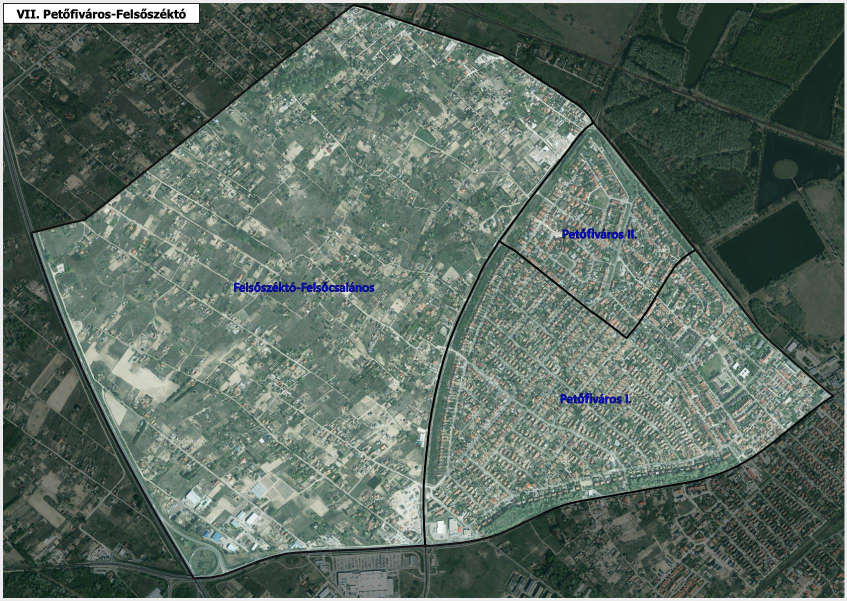
#> input picture data/neighborhoods/sources/municipal-kecskemet-outer-next/figure79-source.jpeg, 1694 x 1202 px, found by its file name (shown at 1/2 size)
$ python fit-image-registration.py
#> lines starting #> are read from the running program, lines starting #| are printed output that depends on the picture
#!/usr/bin/env python3
import argparse,hashlib,json
from pathlib import Path
import numpy as np
from PIL import Image,ImageDraw
from scipy.signal import fftconvolve
P=Path(__file__).resolve().parent
SRC=Path('/workspace/ingatlan/data/neighborhoods/sources/municipal-kecskemet-outer-next/figure79-source.jpeg');DST=P.parents[2]/'figure78-p166-xref204.jpeg'
def sha(p):return hashlib.sha256(p.read_bytes()).hexdigest()
def enc(v):return(json.dumps(v,ensure_ascii=False,indent=2,allow_nan=False)+'\n').encode()
def local_sums(a,h,w):
 c=np.pad(a,((1,0),(1,0))).cumsum(0).cumsum(1);return c[h:,w:]-c[:-h,w:]-c[h:,:-w]+c[:-h,:-w]
def build(check=False):
#> called with check = False
 A=Image.open(SRC).convert('L');B=np.asarray(Image.open(DST).convert('L')).astype(float)
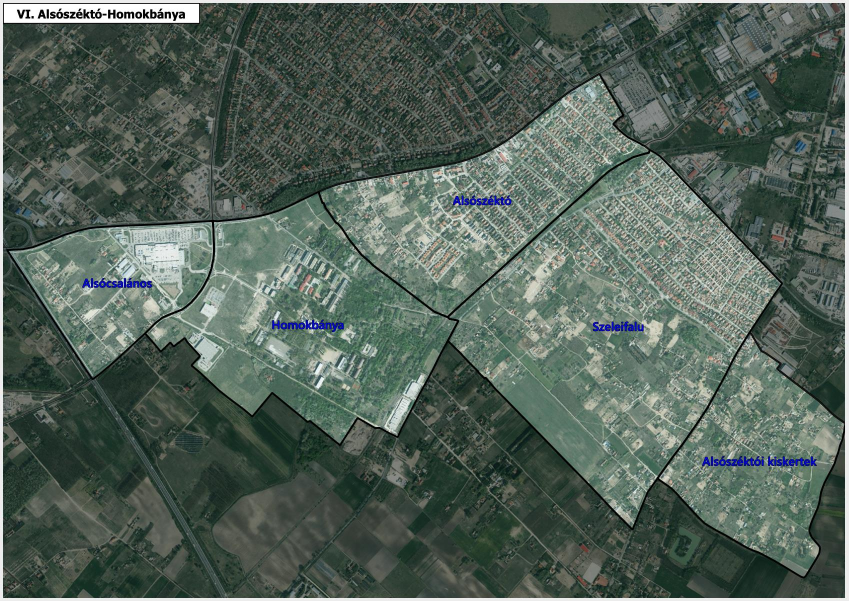
#> input picture data/neighborhoods/sources/municipal-kecskemet-figure78-first/figure78-p166-xref204.jpeg, 1698 x 1202 px, found by its file name (shown at 1/2 size)
 records=[];patchsize=64;template_size=56;scale=template_size/patchsize;offset=np.array([-309.75,-512.])
 for row,y in enumerate([750,878,1006,1134]):
  for col,x in enumerate([450,578,706,834,962,1090,1218,1346,1474,1602]):
   left=x-patchsize//2;top=y-patchsize//2;center=np.array([x-.5,y-.5]);template=np.asarray(A.crop((left,top,left+patchsize,top+patchsize)).resize((template_size,template_size),Image.Resampling.BICUBIC)).astype(float);template-=template.mean();normt=np.sqrt((template*template).sum())
   predicted=center*scale+offset;guess=predicted-(template_size-1)/2;lx=max(0,int(guess[0])-24);ly=max(0,int(guess[1])-24);rx=min(B.shape[1],int(guess[0])+template_size+25);ry=min(B.shape[0],int(guess[1])+template_size+25);region=B[ly:ry,lx:rx]
   sums=local_sums(region,template_size,template_size);var=np.maximum(0,local_sums(region*region,template_size,template_size)-sums*sums/(template_size**2));ncc=fftconvolve(region,template[::-1,::-1],mode='valid')/np.maximum(np.sqrt(var)*normt,1e-9);py,px=np.unravel_index(np.argmax(ncc),ncc.shape);sub=[]
   for k,(u,v)in enumerate([(px,py),(py,px)]):
    arr=ncc if k==0 else ncc.T
    if 0<u<arr.shape[1]-1:
     before,middle,after=arr[v,u-1:u+2];den=before-2*middle+after;delta=.5*(before-after)/den if abs(den)>1e-12 else 0
    else:delta=0
    sub.append(float(np.clip(delta,-.5,.5)))
   target=[lx+int(px)+sub[0]+(template_size-1)/2,ly+int(py)+sub[1]+(template_size-1)/2]
   records.append({'id':f'r{row}c{col}','sourcePatchCenter':center.tolist(),'sourcePatchBox':[left,top,left+patchsize,top+patchsize],'targetMatchedCenter':target,'targetSearchBox':[lx,ly,rx,ry],'targetTemplateSize':template_size,'normalizedCrossCorrelation':float(ncc[py,px]),'trainingPartition':(row+col)%2==0,'usableTextureMatch':float(ncc[py,px])>=.85})
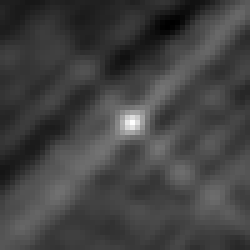
#> ncc: shape (50, 50) float64 (shown 5 times larger); min -0.146, max 0.846, mean 0.113; drawn with min black and max white
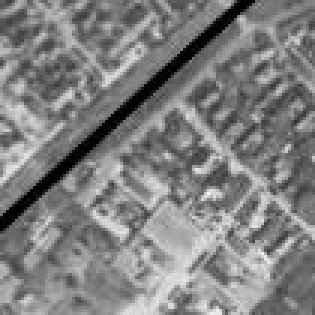
#> region: shape (105, 105) float64 (shown 3 times larger); min 0, max 248, mean 127.8
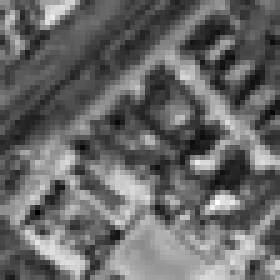
#> template: shape (56, 56) float64 (shown 5 times larger); min -53.59, max 77.41, mean 0; drawn with min black and max white
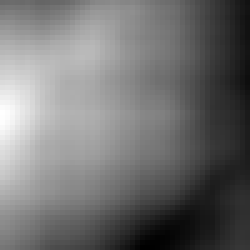
#> var: shape (50, 50) float64 (shown 5 times larger); min 4469262.4, max 7870914.8, mean 5985635.9; drawn with min black and max white
#> after the loop, records = 40 items
 train=[r for r in records if r['usableTextureMatch']and r['trainingPartition']];held=[r for r in records if r['usableTextureMatch']and not r['trainingPartition']]
#> after `train = [r for r in records if r['usableTextureMatch'] and r['training`: train = 14 items
#> after `held = [r for r in records if r['usableTextureMatch'] and (not r['trai`: held = 16 items
 x=np.array([r['sourcePatchCenter']for r in train]);y=np.array([r['targetMatchedCenter']for r in train]);matrix=np.linalg.lstsq(np.c_[x,np.ones(len(x))],y,rcond=None)[0]
#> after `x = np.array([r['sourcePatchCenter'] for r in train])`: x = 14 rows, first 8: [449.5, 749.5], [705.5, 749.5], [961.5, 749.5], [1217.5, 749.5], [1473.5, 749.5], [577.5, 877.5], [1089.5, 877.5], [1345.5, 877.5]
#> after `y = np.array([r['targetMatchedCenter'] for r in train])`: y = 14 rows, first 8: [69.2, 138.5], [296.8, 138.6], [524.2, 138.5], [751.7, 138.6], [979.6, 138.6], [182.8, 252.4], [637.9, 252.4], [865.4, 252.3]
#> after `matrix = np.linalg.lstsq(np.c_[x, np.ones(len(x))], y, rcond=None)[0]`: matrix = [[0.889, 0.000174], [-0.000157, 0.888], [-330.4, -526.8]]
 for r in records:r['affinePredictionResidualPixels']=float(np.linalg.norm(np.array([*r['sourcePatchCenter'],1])@matrix-r['targetMatchedCenter']))
#> this loop made 40 passes
 result={'schemaVersion':1,'sourceImageSha256':sha(SRC),'targetImageSha256':sha(DST),'sourcePatchSizePixels':patchsize,'fixedTemplateSizePixels':template_size,'initialScaleAndOffsetOnlyForLocalSearch':{'scale':scale,'offset':offset.tolist()},'method':'NCC of actual grayscale photographic texture patches after one fixed bicubic template resize. No neighborhood names, boundary rings or world coordinates participate. An alternating grid partition is fitted; the other usable patches are held out. Subpixel peak interpolation is a local image-correlation diagnostic, not boundary accuracy.','usabilityThresholdNcc':.85,'sourceToTargetAffineRows':matrix.tolist(),'trainingMatchCount':len(train),'heldOutMatchCount':len(held),'maximumTrainingResidualTargetPixels':max(r['affinePredictionResidualPixels']for r in train),'maximumHeldOutResidualTargetPixels':max(r['affinePredictionResidualPixels']for r in held),'minimumUsableNcc':min(r['normalizedCrossCorrelation']for r in train+held),'records':records,'geographicCoordinatesUsed':False,'neighborhoodNameOrBoundaryGeometryUsed':False,'georeferenceVerified':False,'absoluteAccuracyMeters':None}
 data=enc(result);path=P/'image-registration.json'
 if check:
  if not path.exists()or path.read_bytes()!=data:raise ValueError('Stale registration diagnostic')
 else:
  path.write_bytes(data);im=Image.open(DST).convert('RGB');draw=ImageDraw.Draw(im)
#> in build, im is the input picture: PIL image 1698x1202 RGB; mean R, G, B 83.2, 97.9, 88.5
  for r in records:
   if r['usableTextureMatch']:
    xx,yy=r['targetMatchedCenter'];draw.ellipse((xx-4,yy-4,xx+4,yy+4),outline='red'if r['trainingPartition']else'yellow',width=2);draw.text((xx+5,yy),r['id'],fill='yellow')
#> this loop made 40 passes
#> (xx, yy) on passes 1, 2, 3, 4, 5, 6, 7, 8, 9, 11, 12, 13: (69.2, 138.5), (182.8, 138.6), (296.8, 138.6), (410.4, 138.6), (524.2, 138.5), (637.9, 138.7), (751.7, 138.6), (865.5, 138.6), (979.6, 138.6), (69.25, 252.4), (182.8, 252.4), (296.6, 252.4)
  im.save(P/'texture-match-preview.png')
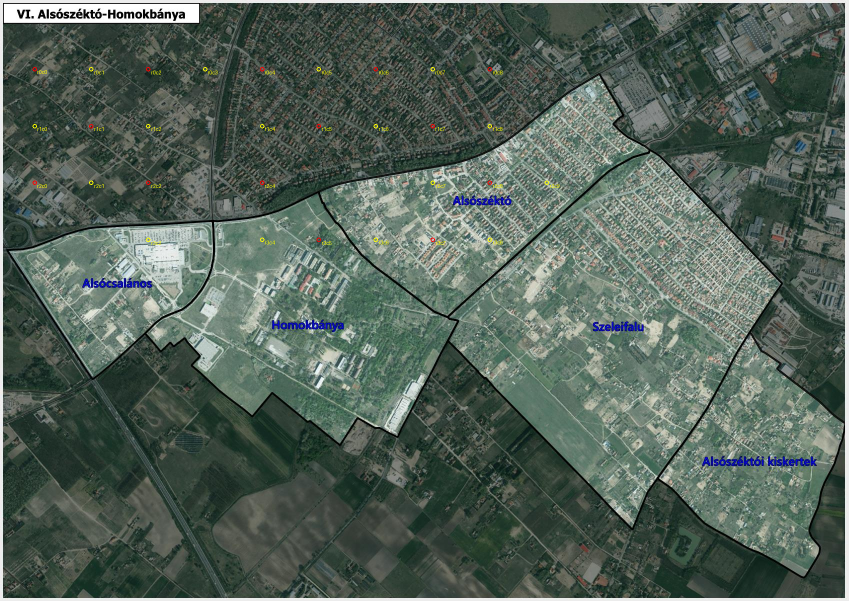
#> saved as texture-match-preview.png: PIL image 1698x1202 RGB (shown at 1/2 size); mean R, G, B 83.4, 98, 88.4
 print(json.dumps({k:result[k]for k in['trainingMatchCount','heldOutMatchCount','maximumTrainingResidualTargetPixels','maximumHeldOutResidualTargetPixels','minimumUsableNcc','sourceToTargetAffineRows']},indent=2))
#> (printed output is left out)
if __name__=='__main__':
 p=argparse.ArgumentParser();p.add_argument('--check',action='store_true');build(p.parse_args().check)
